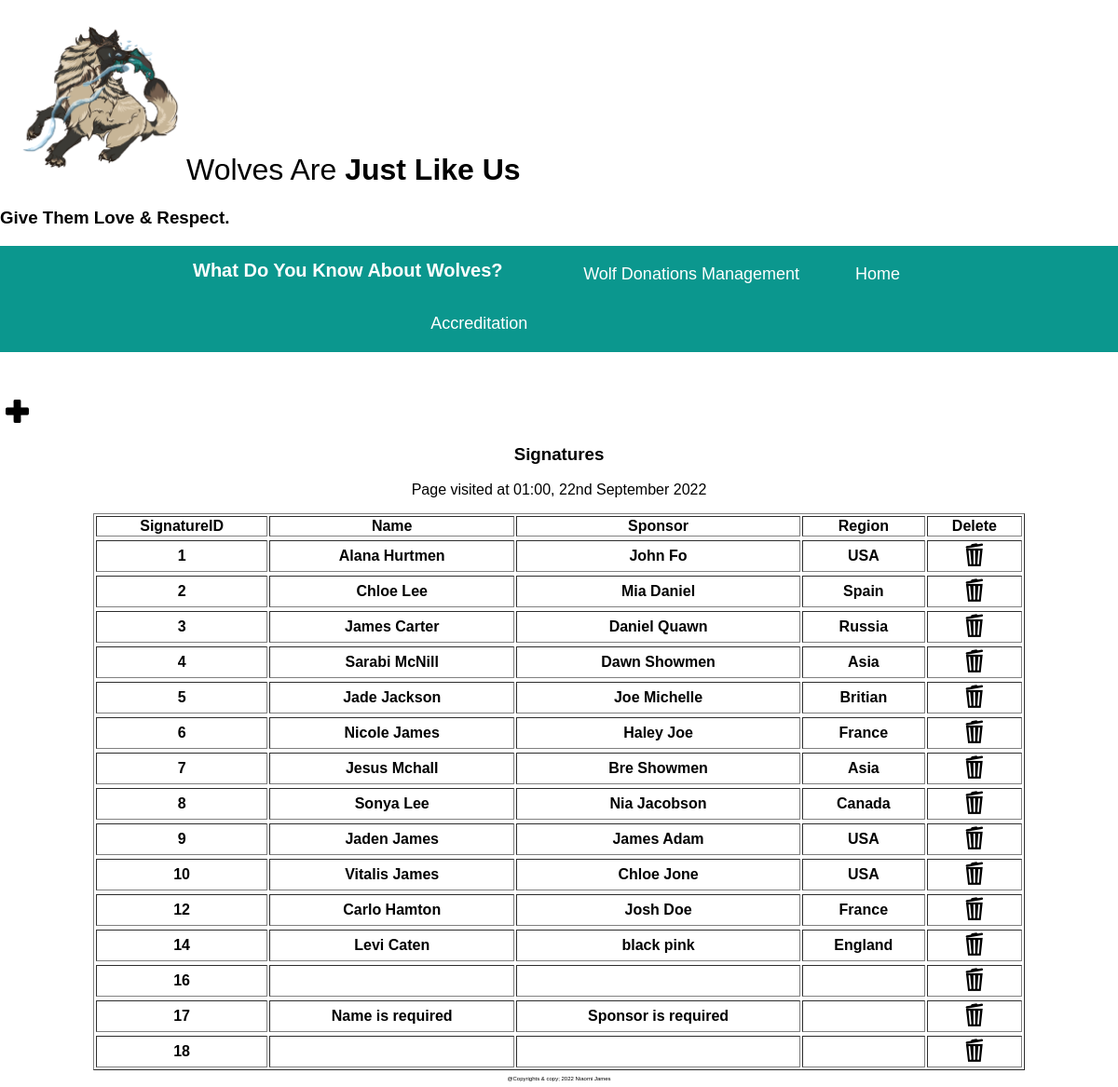
/signature.php, run on the app's committed database.
### tables this page shows
CREATE TABLE `signatures` (
  `SignatureID` int(10) UNSIGNED NOT NULL,
  `Name` varchar(20) DEFAULT NULL,
  `Sponsor` text DEFAULT NULL,
  `Region` text DEFAULT NULL
);

### signature.php (the view, shortened to what this page needs)
<!DOCTYPE html>
<html>
<head>
<link rel="stylesheet" href="home.css">
<link rel="stylesheet" href="nav.css">
<link rel="stylesheet" href="signature.css">
  <h1><img src="vitalis.png" alt="vitalis" style="width:200px"style="height:200px" style="float:left"><span>Wolves Are </span>Just Like Us</h1>
    <h3>Give Them Love & Respect.</h3>
</head>
<body>
<div class="sticky-section">
<div id="logo">What Do You Know About Wolves?</div>
  <nav>
    <a href='home.html'>Home</a>
    <a href="FRT.HTML">Wolf Donations Management</a>
    <a href="SA.html">Accreditation</a>
  </nav>
</div>
	<button data-sign-target="#signature" class = "plus"  ><img src="plus.png" height ="25" width="25"  /></button>
<h3 style= "text-align: center">Signatures </h3>
<?php
        echo '<p>Page visited at '.date('H:i, jS F Y').'</p>';
		@$db = new mysqli('localhost', 'root', '', 'wolves');
		$result = mysqli_query($db,"SELECT * FROM signatures");
		echo "<table border='1' align='center' width='1000' text-align ='center'>
		<tr>
		<th>SignatureID</th>
		<th>Name</th>
		<th>Sponsor</th>
		<th>Region</th>
		<th>Delete</th>
		</tr>";
		while($row = mysqli_fetch_array($result))
		{
		echo "<tr>";
		?>
	<tbody>
	    <th><?php echo $row['SignatureID']; ?></th>
		<th><?php echo $row['Name'];?></th>
		<th><?php echo $row['Sponsor'];?></th>
		<th><?php echo $row['Region'];?></th>
<form action ="delete.php" method="post">
<th>
<button type="submit" name="Delete"  class = "plus"  Value ="delete"><img src="trash.png" height ="25" width="25"  /></button>
</th>
</form>
		</tr>
<?php
		}
	echo "</table>";
    ?>
<p  class="footer">@Copyrights & copy; 2022 Niaomi James</p>
</body>
</html>

### home.css (style rules this page uses)
* { box-sizing: border-box }
body { font-family: Arial, Helvetica, sans-serif }
.footer { font-size: 6px; }

### nav.css (style rules this page uses)
* { box-sizing: border-box }
body { font-family: Arial, Helvetica, sans-serif }
.sticky-section { overflow:hidden; background-color:#0B978E; margin-bottom:50px; width:100%; color:white; position:-webkit-sticky; position:sticky; top:0px; }
nav a { float:right; text-decoration:none; color:white; font-size:18px; padding: 20px 30px; display:inline-block; transition: all 0.5s ease 0s; }
body { margin: 0; padding: 0; }
#logo { font-size:20px; font-weight:bold; float:left; padding: 15px 15px; margin-left:16%; }
nav { margin-right:17%; }
h1 span { font-weight:400; }

### signature.css (style rules this page uses)
* { box-sizing: border-box }
body { font-family: Arial, Helvetica, sans-serif }
body { background-color: white; color: black; }
h2, p { text-align: center; }

### signature.php (style rules this page uses)
.plus { cursor:pointer; border:none; outline: none; background: none; }
*::after,*::before { box-sizing: border-box; }

### data on the page
signatures: SignatureID "1", Name "Alana Hurtmen", Sponsor "John Fo", Region "USA"
signatures: SignatureID "2", Name "Chloe Lee", Sponsor "Mia Daniel", Region "Spain"
signatures: SignatureID "3", Name "James Carter", Sponsor "Daniel Quawn", Region "Russia"
signatures: SignatureID "4", Name "Sarabi McNill", Sponsor "Dawn Showmen", Region "Asia"
signatures: SignatureID "5", Name "Jade Jackson", Sponsor "Joe Michelle", Region "Britian"
signatures: SignatureID "6", Name "Nicole James", Sponsor "Haley Joe", Region "France"
signatures: SignatureID "7", Name "Jesus Mchall", Sponsor "Bre Showmen", Region "Asia"
signatures: SignatureID "8", Name "Sonya Lee", Sponsor "Nia Jacobson", Region "Canada"
signatures: SignatureID "9", Name "Jaden James", Sponsor "James Adam", Region "USA"
signatures: SignatureID "10", Name "Vitalis James", Sponsor "Chloe Jone", Region "USA"
signatures: SignatureID "12", Name "Carlo Hamton", Sponsor "Josh Doe", Region "France"
signatures: SignatureID "14", Name "Levi Caten", Sponsor "black pink", Region "England"
signatures: SignatureID "16"
signatures: SignatureID "17", Name "Name is required", Sponsor "Sponsor is required"
signatures: SignatureID "18"
